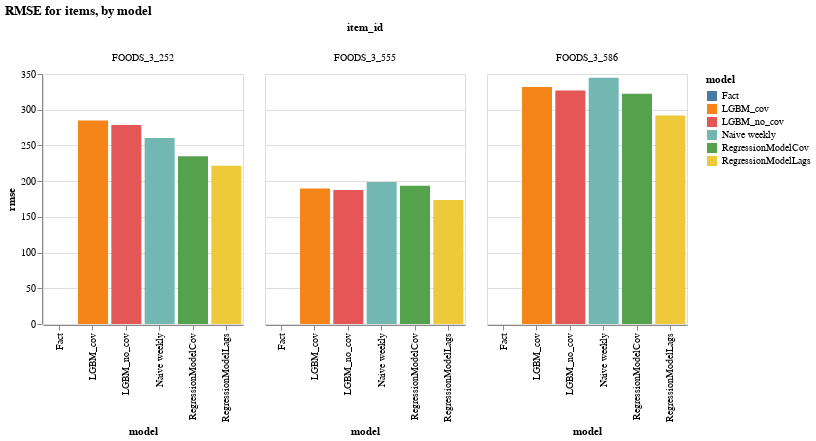

The cell this chart's notebook holds for it:
### Code cell
alt.Chart(eval_df, title = 'RMSE for items, by model').mark_bar().encode(
    x=alt.X('model:N',scale=alt.Scale(zero=False)),
    y=alt.Y('rmse:Q',scale=alt.Scale(zero=False)),
    color=alt.Color('model:N'),
    column='item_id:N'
).properties(width=200, height=250)#.interactive()

### Figure 1 — Vega-Lite specification as saved in the notebook (floating-point values rounded to 4 significant figures)
{"config": {"view": {"continuousWidth": 400, "continuousHeight": 300}}, "data": {"name": "data-0bcbe0b6d32d0b581577b2bf92122ab6"}, "mark": "bar", "encoding": {"color": {"type": "nominal", "field": "model"}, "column": {"type": "nominal", "field": "item_id"}, "x": {"type": "nominal", "field": "model", "scale": {"zero": false}}, "y": {"type": "quantitative", "field": "rmse", "scale": {"zero": false}}}, "height": 250, "title": "RMSE for items, by model", "width": 200, "$schema": "https://vega.github.io/schema/vega-lite/v4.8.1.json", "datasets": {"data-0bcbe0b6d32d0b581577b2bf92122ab6": [{"model": "Naive weekly", "rmse": 198.7, "rmse_normalized": 1.0, "item_id": "FOODS_3_555"}, {"model": "RegressionModelLags", "rmse": 173.7, "rmse_normalized": 0.8743, "item_id": "FOODS_3_555"}, {"model": "RegressionModelCov", "rmse": 193.4, "rmse_normalized": 0.9735, "item_id": "FOODS_3_555"}, {"model": "LGBM_cov", "rmse": 189.9, "rmse_normalized": 0.9556, "item_id": "FOODS_3_555"}, {"model": "LGBM_no_cov", "rmse": 187.5, "rmse_normalized": 0.9436, "item_id": "FOODS_3_555"}, {"model": "Fact", "rmse": 0.0, "rmse_normalized": 0.0, "item_id": "FOODS_3_555"}, {"model": "Naive weekly", "rmse": 260.5, "rmse_normalized": 1.0, "item_id": "FOODS_3_252"}, {"model": "RegressionModelLags", "rmse": 221.7, "rmse_normalized": 0.8509, "item_id": "FOODS_3_252"}, {"model": "RegressionModelCov", "rmse": 234.8, "rmse_normalized": 0.9014, "item_id": "FOODS_3_252"}, {"model": "LGBM_cov", "rmse": 285.0, "rmse_normalized": 1.094, "item_id": "FOODS_3_252"}, {"model": "LGBM_no_cov", "rmse": 278.6, "rmse_normalized": 1.069, "item_id": "FOODS_3_252"}, {"model": "Fact", "rmse": 0.0, "rmse_normalized": 0.0, "item_id": "FOODS_3_252"}, {"model": "Naive weekly", "rmse": 344.6, "rmse_normalized": 1.0, "item_id": "FOODS_3_586"}, {"model": "RegressionModelLags", "rmse": 292.0, "rmse_normalized": 0.8473, "item_id": "FOODS_3_586"}, {"model": "RegressionModelCov", "rmse": 322.3, "rmse_normalized": 0.9352, "item_id": "FOODS_3_586"}, {"model": "LGBM_cov", "rmse": 331.7, "rmse_normalized": 0.9625, "item_id": "FOODS_3_586"}, {"model": "LGBM_no_cov", "rmse": 327.0, "rmse_normalized": 0.9489, "item_id": "FOODS_3_586"}, {"model": "Fact", "rmse": 0.0, "rmse_normalized": 0.0, "item_id": "FOODS_3_586"}]}}
